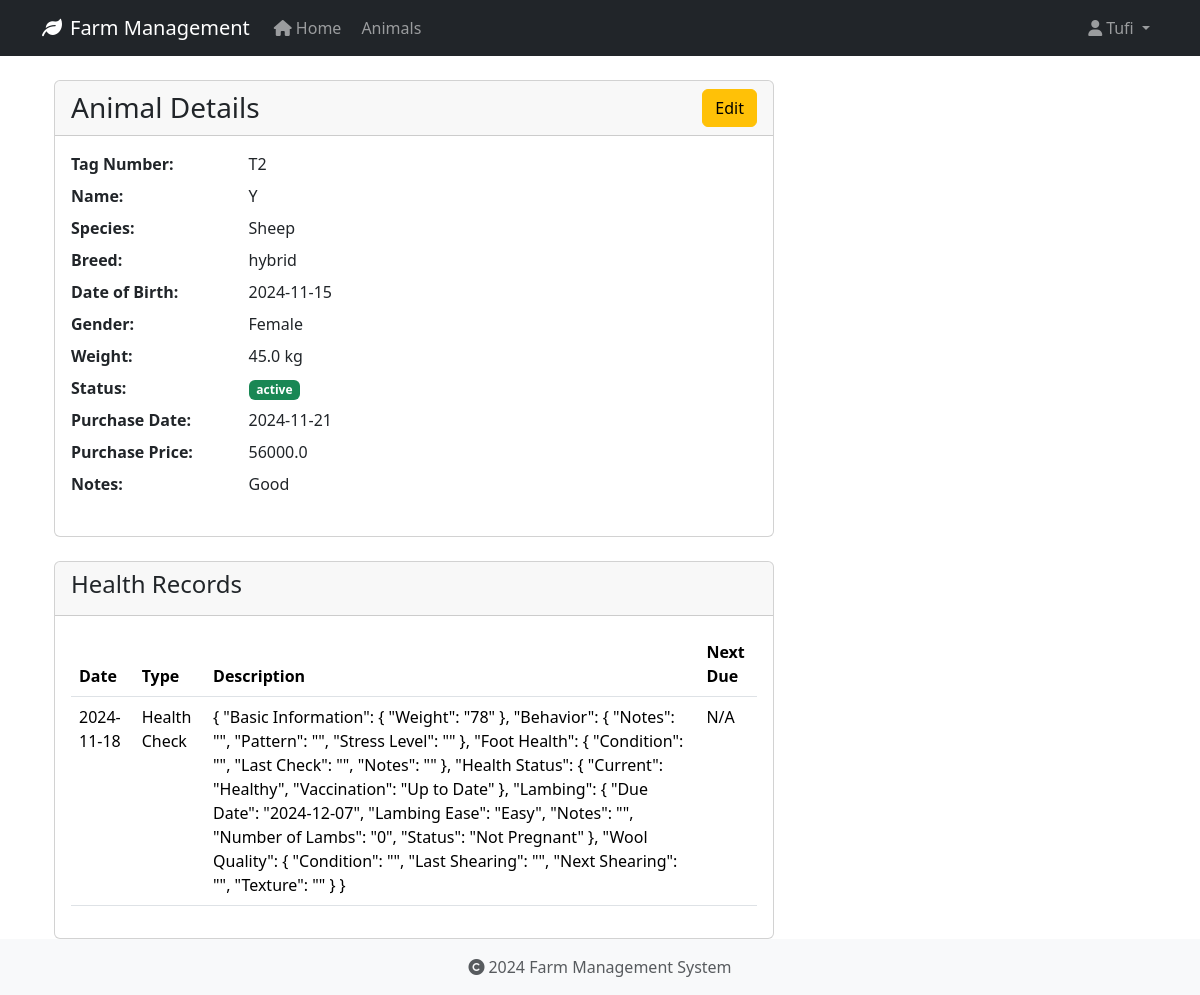
The page /animals/6 (signed in) on the database as committed earlier.
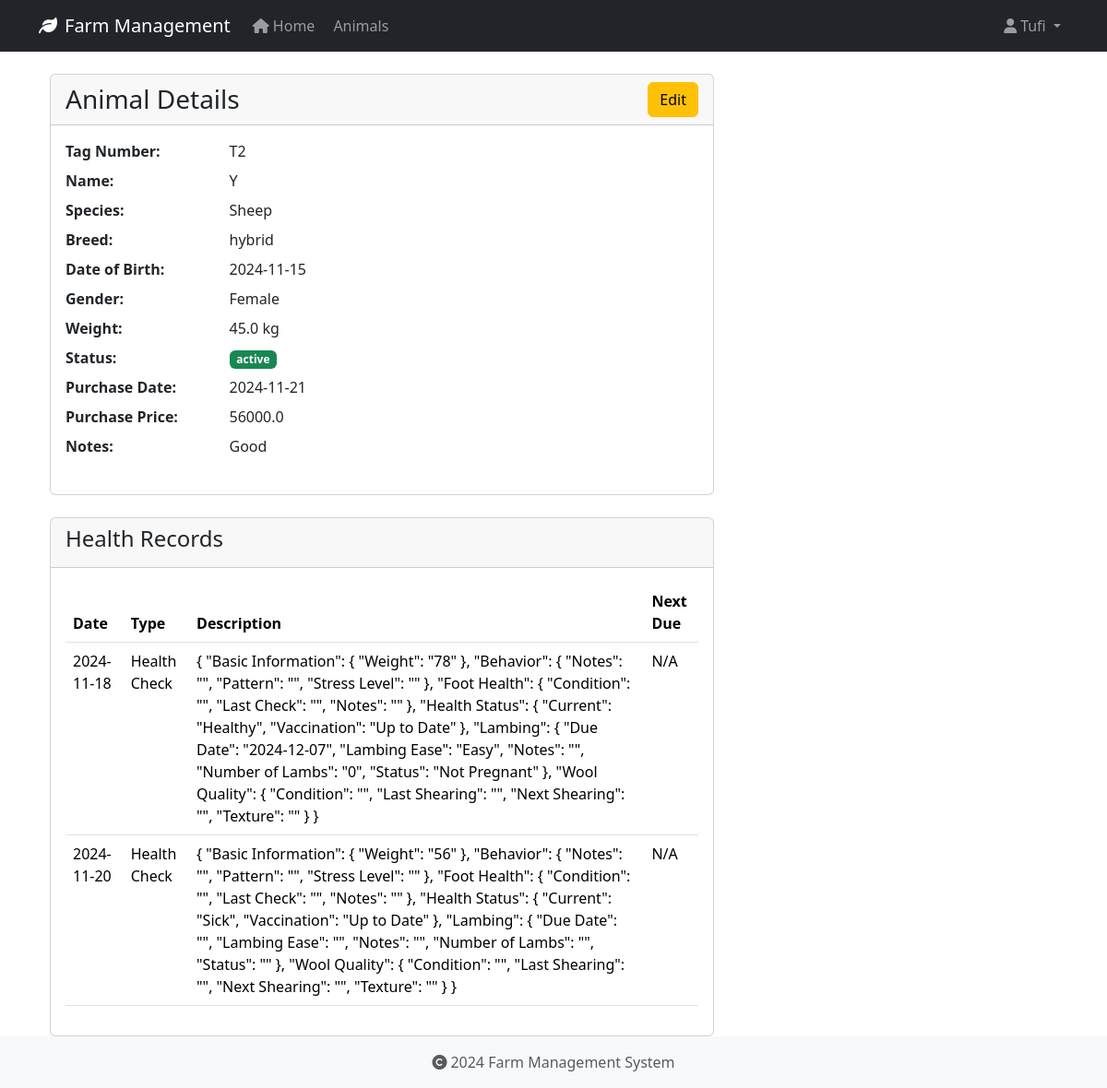
The same page on the database as committed later.
### app/models/animal.py (models this page shows, shortened)
class HealthRecord(db.Model):
    id = db.Column(db.Integer, primary_key=True)
    animal_id = db.Column(db.Integer, db.ForeignKey('animal.id', ondelete='CASCADE'), nullable=False)
    record_type = db.Column(db.String(50), nullable=False)  # Made nullable=False
    date = db.Column(db.Date, nullable=False)
    description = db.Column(db.Text, nullable=True)
    treatment = db.Column(db.Text, nullable=True)
    cost = db.Column(db.Float, nullable=True)
    next_due_date = db.Column(db.Date, nullable=True)
    created_at = db.Column(db.DateTime, default=datetime.utcnow, nullable=False)
    created_by_id = db.Column(db.Integer, db.ForeignKey('user.id', ondelete='SET NULL'), nullable=True)

### app/routes/animals.py (the view)
@bp.route('/<int:id>')
@login_required
def view(id):
    animal = Animal.query.get_or_404(id)
    return render_template('animals/view.html', animal=animal)

### app/models/user.py (called while the page is built)
@login_manager.user_loader
def load_user(user_id):
    return User.query.get(int(user_id))

### app/templates/animals/view.html (shortened to what this page needs)
{% extends "base.html" %}
{% block content %}
<div class="container">
    <div class="row">
        <div class="col-md-8">
            <div class="card">
                <div class="card-header">
                    <div class="d-flex justify-content-between align-items-center">
                        <h3 class="card-title mb-0">Animal Details</h3>
                        <a href="{{ url_for('animals.edit', id=animal.id) }}" class="btn btn-warning">Edit</a>
                    </div>
                </div>
                <div class="card-body">
                    <dl class="row">
                        <dt class="col-sm-3">Tag Number:</dt>
                        <dd class="col-sm-9">{{ animal.tag_number }}</dd>
                        <dt class="col-sm-3">Name:</dt>
                        <dd class="col-sm-9">{{ animal.name or 'N/A' }}</dd>
                        <dt class="col-sm-3">Species:</dt>
                        <dd class="col-sm-9">{{ animal.species }}</dd>
                        <dt class="col-sm-3">Breed:</dt>
                        <dd class="col-sm-9">{{ animal.breed or 'N/A' }}</dd>
                        <dt class="col-sm-3">Date of Birth:</dt>
                        <dd class="col-sm-9">{{ animal.date_of_birth.strftime('%Y-%m-%d') if animal.date_of_birth else 'N/A' }}</dd>
                        <dt class="col-sm-3">Gender:</dt>
                        <dd class="col-sm-9">{{ animal.gender or 'N/A' }}</dd>
                        <dt class="col-sm-3">Weight:</dt>
                        <dd class="col-sm-9">{{ animal.weight|round(2) if animal.weight else 'N/A' }} kg</dd>
                        <dt class="col-sm-3">Status:</dt>
                        <dd class="col-sm-9">
                            <span class="badge {% if animal.status == 'active' %}bg-success{% else %}bg-secondary{% endif %}">
                                {{ animal.status }}
                            </span>
                        </dd>
                        <dt class="col-sm-3">Purchase Date:</dt>
                        <dd class="col-sm-9">{{ animal.purchase_date.strftime('%Y-%m-%d') if animal.purchase_date else 'N/A' }}</dd>
                        <dt class="col-sm-3">Purchase Price:</dt>
                        <dd class="col-sm-9">{{ animal.purchase_price|round(2) if animal.purchase_price else 'N/A' }}</dd>
                        <dt class="col-sm-3">Notes:</dt>
                        <dd class="col-sm-9">{{ animal.notes or 'N/A' }}</dd>
                    </dl>
                </div>
            </div>
            <div class="card mt-4">
                <div class="card-header">
                    <h4>Health Records</h4>
                </div>
                <div class="card-body">
                    {% if animal.health_records %}
                        <table class="table">
                            <thead>
                                <tr>
                                    <th>Date</th>
                                    <th>Type</th>
                                    <th>Description</th>
                                    <th>Next Due</th>
                                </tr>
                            </thead>
                            <tbody>
                                {% for record in animal.health_records %}
                                <tr>
                                    <td>{{ record.date.strftime('%Y-%m-%d') }}</td>
                                    <td>{{ record.record_type }}</td>
                                    <td>{{ record.description }}</td>
                                    <td>{{ record.next_due_date.strftime('%Y-%m-%d') if record.next_due_date else 'N/A' }}</td>
                                </tr>
                                {% endfor %}
                            </tbody>
                        </table>
                    {% else %}
                        <p>No health records found.</p>
                    {% endif %}
                </div>
            </div>
        </div>
    </div>
</div>
{% endblock %}

Rows that differ between the two databases and show on the page:
added HealthRecord: date "2024-11-20", record_type "Health Check", description "{ \"Basic Information\": { \"Weight\": \"56\" }, \"Behavior\": { \"Notes\": \"\", \"Pattern\": \"\", \"Stress Level\": \"\" }, \"Foot Health\": { \"Condition\": \"\", \"Last Check\": \"\", \"Notes\": \"\" }, \"Health Status\": { \"Current\": \"Sick\", \"Vaccination\": \"Up to Date\" }, \"Lambing\": { \"Due Date\": \"\", \"Lambing Ease\": \"\", \"Notes\": \"\", \"Number of Lambs\": \"\", \"Status\": \"\" }, \"Wool Quality\": { \"Condition\": \"\", \"Last Shearing\": \"\", \"Next Shearing\": \"\", \"Texture\": \"\" } }", next_due_date "N/A"
